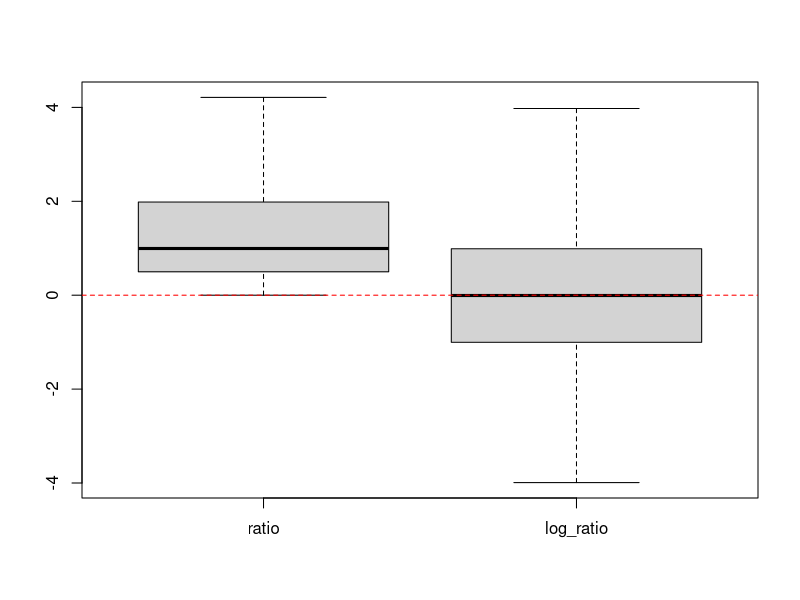
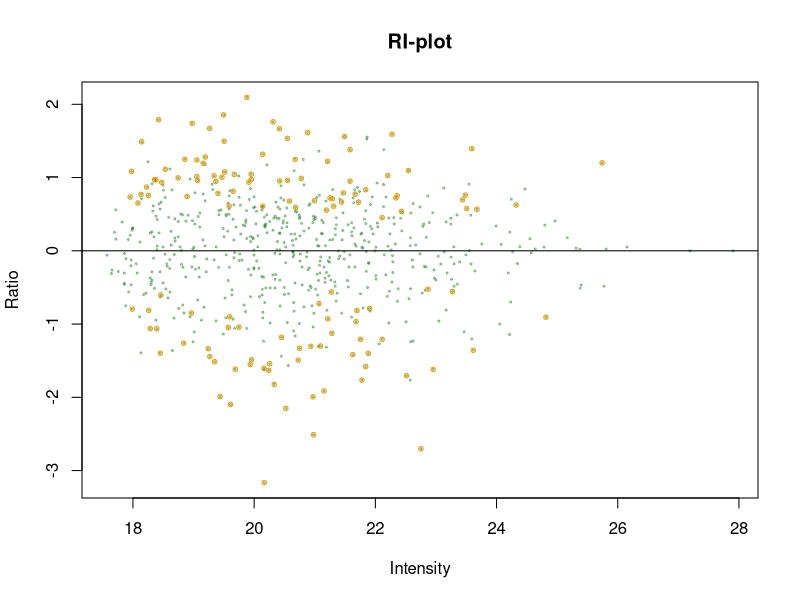
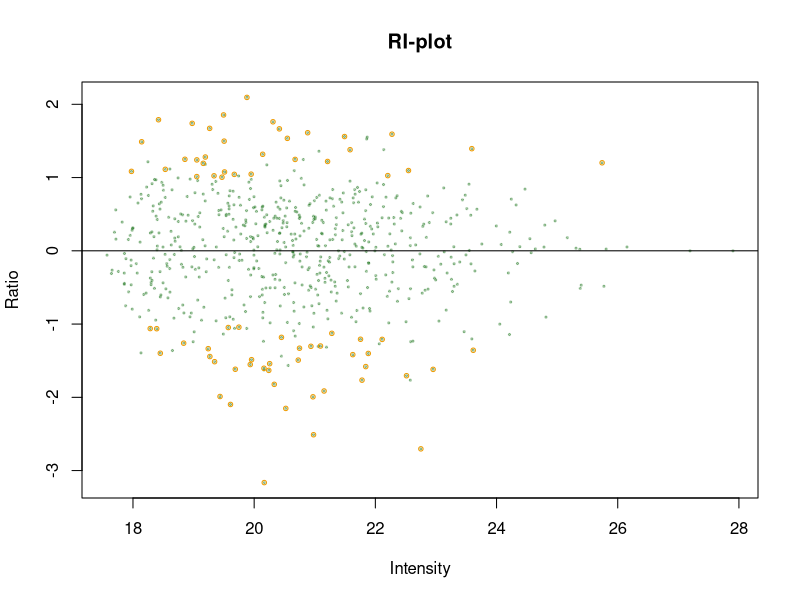
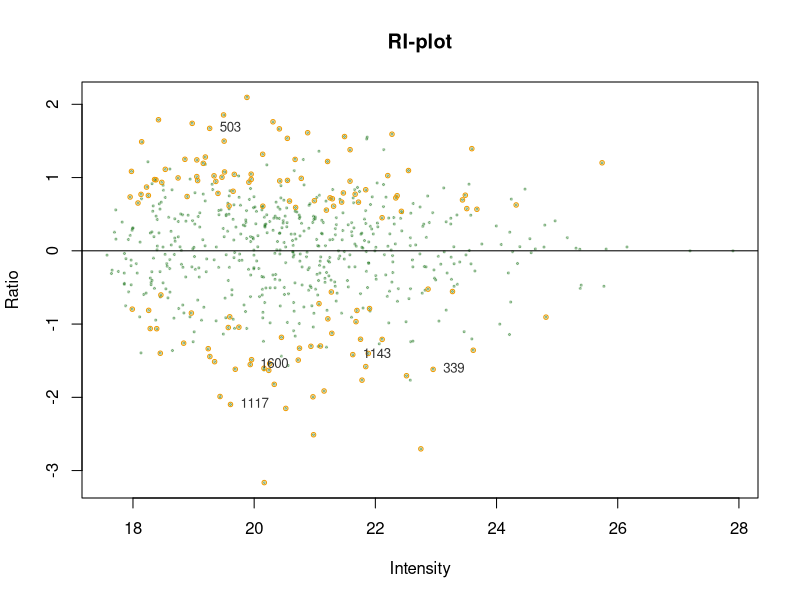

These figures' R source, in order: (Note: this script raises an error after producing the figures.)
# ---
# title: "Методы выявления дифференциально-экспрессируемых пептидов"
# author: "Марина Варфоломеева"
# ---

# распределение логарифмов соотношений симметрично ####
sim_ratios <- function(n_max){
  #' Функция, которая возвращает соотношение двух
  #' случайных целых положительных чисел,
  #' лежащих в пределах от 0 до nmax
  a <- sample.int(n = n_max, size = 1)
  b <- sample.int(n = n_max, size = 1)
  return(a/b)
}

# Симулируем 100 000 соотношений
set.seed(932847)
simulated_ratios <- replicate(n = 100000, sim_ratios(n_max = 20000))

# Объединяем в датафрейм сырые соотношения и их логарифмы
dat_ratios <- data.frame(
  ratio = simulated_ratios,
  log_ratio = log2(simulated_ratios))

# рисуем боксплот
boxplot(dat_ratios, outline = F)
abline(h = 0, lty = 2, col = "red") # 0


## t-тест (The Bad) ####

# Открываем данные об экспрессии гребешков
expr <- read.table("data/Prot_Br_H_T.csv", header = TRUE, sep = ";", row.names = 1)
fact <- read.table("data/Prot_Br_H_T_factor.csv", header = TRUE, sep = ";", row.names = 1)

f_subset <- fact$Oxygen == "Normox" & fact$Temperature != "25C"
expr_subset <- expr[, f_subset]
fact_subset <- droplevels(fact[f_subset, ])

# нормализуем и логарифмируем, как на прошлых занятиях
library(limma)
expr_log <- log2(normalizeQuantiles(expr_subset))


# t-критерий для одного пептида
groups <- fact_subset$Temperature == "10C"
t.test(x = expr_log[1, groups], y = expr_log[1, !groups])

# как извлечь p-value?



# 1) пишем функцию, которая считает t-test и добывает p-value
t_p_val <- function(x, f1, f2) {
  tryCatch(t.test(x = x[f1], y = x[f2])$p.value,
           error = function(e)NULL)
}
# тестируем функцию
# t_p_val(expr_log[1, ], f = groups)

# 2) к каждой строке данных применяем наш t.test
pvals <- apply(X = expr_log,
               MARGIN = 1,
               FUN = t_p_val,
               f1 = groups,
               f2 = !groups)
# В результате мы получаем список p-values
head(pvals)
class(pvals)
# Его можно легко превратить в вектор
pvals <- unlist(pvals)


head(pvals)

# Сколько пептидов, достоверно меняющих экспрессию, мы нашли?
# Экспрессия каких пептидов различается?


### Множественные сравнения ####

p_bonf <- p.adjust(pvals, method = "bonferroni")
head(p_bonf)


# У скольких пептидов экспрессия достоверно различается после поправки Бонферрони?
# Названия пептидов, экспрессия которых достоверно различается после поправки Бонферрони?


# Посчитайте пожалуйста самостоятельно, сколько достоверно различающихся пептидов будет найдено после поправки Хольма и после применения процедуры Беньямини-Хохберга.


## Moderated t-test (The Good) ####


#### Загружаем данные, создаем ExpressionSet
library(Biobase)
expr_data <- as.matrix(expr_log)
pheno_data <- fact_subset
pheno_metadata <- data.frame(
  labelDescription = c("Oxygen concentration", "Temperature"),
  row.names=c("Oxygen", "Temperature"))
pheno_data <- new("AnnotatedDataFrame",
                 data = pheno_data,
                 varMetadata = pheno_metadata)
feature_data <- data.frame(Spot = rownames(expr_log))
rownames(feature_data) <- rownames(expr_data)
feature_metadata <- data.frame(
  labelDescription = c("Spot number"),
  row.names = c("Spot"))
f_data <- new("AnnotatedDataFrame",
              data = feature_data,
              varMetadata = feature_metadata)
experiment_data <-
  new("MIAME",
      name="Sebastien Artigaud et al.",
      lab="lab",
      contact="email@domain.com",
      title="Proteomic responses to hypoxia at different temperatures in the great scallop (Pecten maximus).",
      abstract="Abstract",
      other=list(notes="partial dataset from Artigaud et al. 2014"))
exp_set <-
  ExpressionSet(assayData = expr_data,
                phenoData = pheno_data,
                featureData = f_data,
                experimentData = experiment_data)

#### Уровни фактора
groups <- pData(exp_set)$Temperature
table(groups)

#### Создаем модельную матрицу
X <- model.matrix(~ groups)

#### Подбираем линейную модель для _i_-того пептида
fit <- lmFit(exp_set, design = X, method = "robust", maxit = 1000)
names(fit)

#### Empirical Bayes statistics
efit <- eBayes(fit)
names(efit)

#### Таблица дифференциально-экспрессируемых пептидов
topTable(efit, coef = 2)
numGenes <- nrow(exprs(exp_set))
full_list <- topTable(efit, number = numGenes)
# View(full_list)

#### RI-plot
RIP_limma <- function(efit, coef, n = 10, signif = TRUE, fdr = 0.05, lfc = 0, text = TRUE, cex.text = 0.8, col.text = "grey20", main = "RI-plot", xlab = "Intensity", ylab = "Ratio", pch = 19, pch.signif = 21, col = "darkgreen", alpha = 0.3, cex = 0.3, ...){
  # соотношение и интенсивность
  R <- efit$coefficients[, coef]
  I <- efit$Amean
  # прозрачный цвет
  col_btransp <- adjustcolor(col, alpha.f = alpha)
  # график
  plot(I, R, cex = cex, main = main, pch = pch, xlab = xlab, ylab = ylab, col = col_btransp, ...)
  abline(h = 0)
  # отмечаем дифференциально-экспрессируемые пептиды
  if(signif){
    sign <- p.adjust(efit$p.value[, coef], method = "BH") <= fdr
    large <- abs(efit$coefficients[, coef]) >= lfc
    points(I[sign & large], R[sign & large], cex = cex*2, col = "orange2", pch = pch.signif)
  }
  # подписываем первые n пептидов с сильнее всего различающейся экспрессией
  if(text){
    ord <- order(efit$lods[, coef], decreasing = TRUE)
    top_n <- ord[1:n]
    text(I[top_n], R[top_n], labels = efit$genes[top_n, ], pos = 4, cex = cex.text, col = col.text)
  }
}

RIP_limma(efit, coef = 2, n = 20, text = F)
RIP_limma(efit, coef = 2, n = 20, text = F, lfc = 1)
RIP_limma(efit, coef = 2, n = 5)


#### Сохраняем список всех пептидов в файл
dir.create("results")
write.table(full_list, file = "results/pecten_diff_expression.csv", sep = "\t", quote = FALSE, col.names = NA)

#### Добываем дифференциально-экспрессируемые пептиды для дальнейшей работы
f_dif <- full_list$adj.P.Val <= 0.05 & full_list$logFC >= 1
# Находим имена пятен
names_dif <- full_list$Spot[f_dif]
# Находим индексы пятен в ExpressionSet
ids_dif_limma <- match(names_dif, fData(exp_set)$Spot)
# Фильтруем ExpressionSet
dif_exp_set <- exp_set[ids_dif_limma, ]
# Короткие имена гребешков
part1 <- substr(x = pData(dif_exp_set)$Oxygen, start = 0, stop = 1)
part2 <- substr(x = pData(dif_exp_set)$Temperature, start = 0, stop = 2)
short_names <- make.unique(paste(part1, part2, sep = "_"))
colnames(exprs(dif_exp_set)) <- short_names


#### Тепловая карта экспрессии дифференциальных пептидов
library(gplots)
dat <- as.matrix(exprs(dif_exp_set))

pal_green <- colorpanel(75, low = "black", mid = "darkgreen", high = "yellow")
heatmap.2(dat, col = pal_green, scale = "none", key=TRUE, symkey = FALSE, density.info = "none", trace = "none", cexRow = 0.9, cexCol = 1, margins = c(4, 3), keysize = 0.8, key.par = list(mar = c(3, 0.1, 3, 0.1)))


pal_blue_red <- colorpanel(75, low = "steelblue", mid = "black", high = "red")
heatmap.2(dat, col = pal_blue_red, scale = "row", key = TRUE, symkey = FALSE, density.info = "none", trace = "none", cexRow = 0.9, cexCol = 1, margins = c(4, 3), keysize = 0.8, key.par = list(mar = c(3, 0.1, 3, 0.1)))
